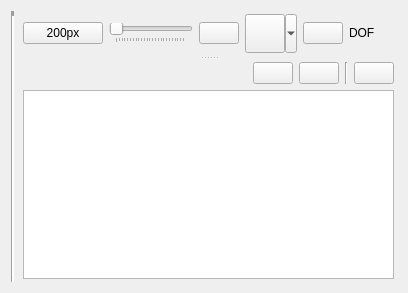
      <widget class="QWidget" name="horizontalLayoutWidget">
       <layout class="QHBoxLayout" name="canvas_layout">
        <item>
         <widget class="Line" name="middle_line">
          <property name="lineWidth">
           <number>5</number>
          </property>
          <property name="orientation">
           <enum>Qt::Vertical</enum>
          </property>
         </widget>
        </item>
        <item>
         <widget class="QSplitter" name="canvas_splitter">
          <property name="orientation">
           <enum>Qt::Vertical</enum>
          </property>
          <property name="handleWidth">
           <number>3</number>
          </property>
          <widget class="QWidget" name="nav_toolbar" native="true">
           <property name="maximumSize">
            <size>
             <width>16777215</width>
             <height>50</height>
            </size>
           </property>
           <layout class="QHBoxLayout" name="nav_layout">
            <property name="leftMargin">
             <number>3</number>
            </property>
            <property name="topMargin">
             <number>3</number>
            </property>
            <property name="rightMargin">
             <number>3</number>
            </property>
            <property name="bottomMargin">
             <number>3</number>
            </property>
            <item>
             <widget class="QPushButton" name="zoom_button">
              <property name="sizePolicy">
               <sizepolicy hsizetype="Fixed" vsizetype="Fixed">
                <horstretch>0</horstretch>
                <verstretch>0</verstretch>
               </sizepolicy>
              </property>
              <property name="text">
               <string>200px</string>
              </property>
              <property name="icon">
               <iconset resource="../icons.qrc">
                <normaloff>:/icons/fullscreen.png</normaloff>:/icons/fullscreen.png</iconset>
              </property>
              <property name="iconSize">
               <size>
                <width>32</width>
                <height>32</height>
               </size>
              </property>
             </widget>
            </item>
            <item>
             <widget class="QSlider" name="zoom_bar">
              <property name="statusTip">
               <string>Adjust the slider to change demo size.</string>
              </property>
              <property name="minimum">
               <number>50</number>
              </property>
              <property name="maximum">
               <number>5000</number>
              </property>
              <property name="singleStep">
               <number>50</number>
              </property>
              <property name="pageStep">
               <number>50</number>
              </property>
              <property name="sliderPosition">
               <number>50</number>
              </property>
              <property name="orientation">
               <enum>Qt::Horizontal</enum>
              </property>
              <property name="invertedControls">
               <bool>false</bool>
              </property>
              <property name="tickPosition">
               <enum>QSlider::TicksBelow</enum>
              </property>
              <property name="tickInterval">
               <number>200</number>
              </property>
             </widget>
            </item>
            <item>
             <widget class="QPushButton" name="reset_canvas_button">
              <property name="sizePolicy">
               <sizepolicy hsizetype="Fixed" vsizetype="Fixed">
                <horstretch>0</horstretch>
                <verstretch>0</verstretch>
               </sizepolicy>
              </property>
              <property name="statusTip">
               <string>Zoom to fit.</string>
              </property>
              <property name="icon">
               <iconset resource="../icons.qrc">
                <normaloff>:/icons/aim.png</normaloff>:/icons/aim.png</iconset>
              </property>
              <property name="iconSize">
               <size>
                <width>32</width>
                <height>32</height>
               </size>
              </property>
             </widget>
            </item>
            <item>
             <widget class="QToolButton" name="alignment_button">
              <property name="sizePolicy">
               <sizepolicy hsizetype="Fixed" vsizetype="Fixed">
                <horstretch>0</horstretch>
                <verstretch>0</verstretch>
               </sizepolicy>
              </property>
              <property name="statusTip">
               <string>Point alignment: Align the selected points with a value of x or y axis.</string>
              </property>
              <property name="icon">
               <iconset resource="../icons.qrc">
                <normaloff>:/icons/vertical_align.png</normaloff>:/icons/vertical_align.png</iconset>
              </property>
              <property name="iconSize">
               <size>
                <width>32</width>
                <height>32</height>
               </size>
              </property>
              <property name="popupMode">
               <enum>QToolButton::MenuButtonPopup</enum>
              </property>
             </widget>
            </item>
            <item>
             <widget class="QPushButton" name="free_move_button">
              <property name="sizePolicy">
               <sizepolicy hsizetype="Fixed" vsizetype="Fixed">
                <horstretch>0</horstretch>
                <verstretch>0</verstretch>
               </sizepolicy>
              </property>
              <property name="statusTip">
               <string>Free mode: Allow selected point coordinates to be edited by dragging.</string>
              </property>
              <property name="icon">
               <iconset resource="../icons.qrc">
                <normaloff>:/icons/free_move_off.png</normaloff>:/icons/free_move_off.png</iconset>
              </property>
              <property name="iconSize">
               <size>
                <width>32</width>
                <height>32</height>
               </size>
              </property>
             </widget>
            </item>
            <item>
             <widget class="QLabel" name="dof_lable">
              <property name="sizePolicy">
               <sizepolicy hsizetype="Fixed" vsizetype="Fixed">
                <horstretch>0</horstretch>
                <verstretch>0</verstretch>
               </sizepolicy>
              </property>
              <property name="toolTip">
               <string>Degree of Freedom</string>
              </property>
              <property name="text">
               <string>DOF</string>
              </property>
             </widget>
            </item>
            <item>
             <widget class="QLabel" name="dof_view">
              <property name="sizePolicy">
               <sizepolicy hsizetype="Fixed" vsizetype="Fixed">
                <horstretch>0</horstretch>
                <verstretch>0</verstretch>
               </sizepolicy>
              </property>
              <property name="text">
               <string/>
              </property>
             </widget>
            </item>
            <item>
             <widget class="QLabel" name="conflict">
              <property name="sizePolicy">
               <sizepolicy hsizetype="Fixed" vsizetype="Fixed">
                <horstretch>0</horstretch>
                <verstretch>0</verstretch>
               </sizepolicy>
              </property>
              <property name="statusTip">
               <string>Show Conflict Guide tool tips.</string>
              </property>
              <property name="text">
               <string>&lt;html&gt;&lt;head/&gt;&lt;body&gt;&lt;p&gt;&lt;img width='30' src=&quot;:/icons/conflict.png&quot;/&gt;&lt;/p&gt;&lt;/body&gt;&lt;/html&gt;</string>
              </property>
              <property name="textFormat">
               <enum>Qt::RichText</enum>
              </property>
             </widget>
            </item>
           </layout>
          </widget>
          <widget class="QWidget" name="console_widget" native="true">
           <layout class="QVBoxLayout" name="verticalLayout_11">
            <property name="leftMargin">
             <number>3</number>
            </property>
            <property name="topMargin">
             <number>3</number>
            </property>
            <property name="rightMargin">
             <number>3</number>
            </property>
            <property name="bottomMargin">
             <number>3</number>
            </property>
            <item>
             <widget class="QWidget" name="console_toolbar" native="true">
              <layout class="QHBoxLayout" name="horizontalLayout_5">
               <property name="leftMargin">
                <number>0</number>
               </property>
               <property name="topMargin">
                <number>0</number>
               </property>
               <property name="rightMargin">
                <number>0</number>
               </property>
               <property name="bottomMargin">
                <number>0</number>
               </property>
               <item>
                <widget class="QLabel" name="label_3">
                 <property name="text">
                  <string>&lt;html&gt;&lt;head/&gt;&lt;body&gt;&lt;p&gt;&lt;img width='30' src=&quot;:/icons/konsole.png&quot;/&gt;&lt;/p&gt;&lt;/body&gt;&lt;/html&gt;</string>
                 </property>
                </widget>
               </item>
               <item>
                <spacer name="horizontalSpacer_2">
                 <property name="orientation">
                  <enum>Qt::Horizontal</enum>
                 </property>
                 <property name="sizeHint" stdset="0">
                  <size>
                   <width>40</width>
                   <height>20</height>
                  </size>
                 </property>
                </spacer>
               </item>
               <item>
                <widget class="QPushButton" name="console_disconnect_button">
                 <property name="statusTip">
                  <string>Disconnect from GUI console.</string>
                 </property>
                 <property name="icon">
                  <iconset resource="../icons.qrc">
                   <normaloff>:/icons/disconnect.png</normaloff>:/icons/disconnect.png</iconset>
                 </property>
                </widget>
               </item>
               <item>
                <widget class="QPushButton" name="console_connect_button">
                 <property name="statusTip">
                  <string>Connect to GUI console.</string>
                 </property>
                 <property name="icon">
                  <iconset resource="../icons.qrc">
                   <normaloff>:/icons/connect.png</normaloff>:/icons/connect.png</iconset>
                 </property>
                </widget>
               </item>
               <item>
                <widget class="Line" name="line_2">
                 <property name="orientation">
                  <enum>Qt::Vertical</enum>
                 </property>
                </widget>
               </item>
               <item>
                <widget class="QPushButton" name="clear_console">
                 <property name="statusTip">
                  <string>Clear GUI console.</string>
                 </property>
                 <property name="icon">
                  <iconset resource="../icons.qrc">
                   <normaloff>:/icons/clean.png</normaloff>:/icons/clean.png</iconset>
                 </property>
                </widget>
               </item>
              </layout>
             </widget>
            </item>
            <item>
             <widget class="QTextBrowser" name="console_widget_browser"/>
            </item>
           </layout>
          </widget>
         </widget>
        </item>
       </layout>
      </widget>
